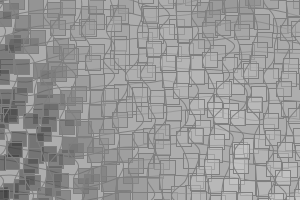
Frame 1 (no input)
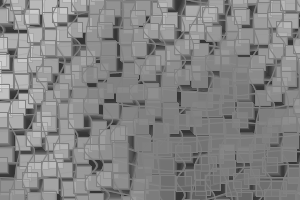
Frame 60 (the mouse pressed at the canvas centre just before this capture)
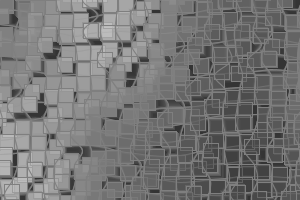
Frame 120 (the mouse held since frame 60 and released just before this capture)

The Processing sketch that drew these frames (run headless with seeded random() and noise(); from frame 60 on, the mouse is pressed at the canvas centre):

// Processing sketch: curvevertex
// ── curvevertex.pde
void setup() {
  size(300, 200);//in processing this works fine for me at 800x600
  colorMode(RGB, 100);
}
float f = 0;
float z = 0;
void draw() {
  fill(20, 20);
  noStroke();
  rect(0, 0, width, height);
  stroke(50);
  noFill();
  int rows = int(height/15)+ 4;
  int cols = int(width/15) + 4;
  float d = 16;
  for (int j = 0; j < rows; j++) {
    beginShape();
    for (int i = 0; i < cols; i++) {
      float n = map(noise(i/6.0, j/6.0 + f, z), 0, 1, -d, d);
      
     curveVertex(-15 + i*15, -15 + j*15 + n);
    }
    endShape();
  }
  for (int i = 0; i < cols; i++) {
    beginShape();
    for (int j = 0; j < rows; j++) {
      float n = map(noise(i/0.1, j/0.3 + f, z), 0, 1, -d, d);
      curveVertex(-15 + i*15 + n, -15 + j*15);
      float c = map(noise(i/16.3, j/19.7 + f, z), 0.1, 0.9, 100, 0);
      fill(c, 50);
      rect(-15 + i*15 + n, -15 + j*15 + n, 15, 15);
      noFill();
    }
    endShape();
  }
  f += 0.02;
  z += 0.03;
}
